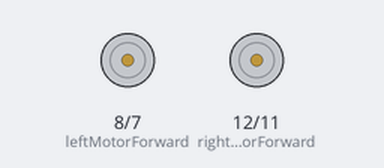
A sketch run on a simulated Arduino Uno, built with avr-gcc and run on an emulated ATmega328P. Parts: motor-driver pin pairs drawn as motors (green arrow = first pin HIGH = forward, orange = second pin HIGH = backward, longer = more drive).

Above: at 0.1 s.
At 8.9 s:
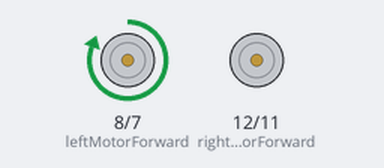
At 16.1 s:
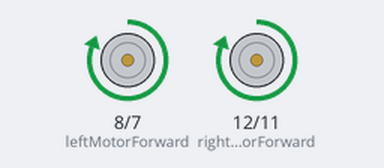
At 36.7 s:
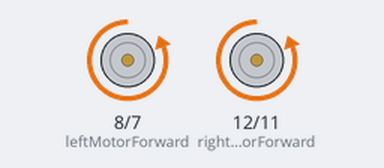
Timing chart, 0 to 40.0 s (numbered marks = the images above):
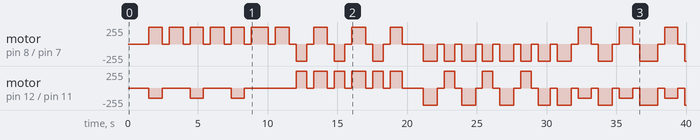

The sketch:

io.ino.ino
```cpp
const int leftMotorReverse = 7; //Red
const int leftMotorForward = 8; //Yellow
const int leftMotorEnable = 9; //Blue
const int rightMotorReverse = 11; //Red
const int rightMotorForward = 12; //Yellow
const int rightMotorEnable = 10; //Blue


volatile int leftPulseCounter = 0;
volatile int rightPulseCounter = 0;


void interruptLeftMotor()
{
  Serial.println("left pulse count: " );
  Serial.println(leftPulseCounter);
  leftPulseCounter++;
}

void interruptRightMotor()
{
  Serial.println("right pulse count: " );
  Serial.println(rightPulseCounter);
  rightPulseCounter++;
}
void enableMotors()
{
  //Enable Motors
  digitalWrite(leftMotorEnable, HIGH);
  digitalWrite(rightMotorEnable, HIGH);
}

void disableMotors()
{
  //Disable Motors
  digitalWrite(leftMotorEnable, LOW);
  digitalWrite(rightMotorEnable, LOW);
}
void forwardsMotion()
{
  //Enable Forward
  digitalWrite(leftMotorForward,HIGH );
  digitalWrite(rightMotorForward, HIGH);
}

void backwardsMotion()
{
  //Enable Backwards
  digitalWrite(leftMotorReverse, HIGH);
  digitalWrite(rightMotorReverse, HIGH);
}
void hardStop()
{
  digitalWrite(leftMotorReverse, HIGH);
  digitalWrite(rightMotorReverse, HIGH);
  digitalWrite(leftMotorForward, HIGH);
  digitalWrite(rightMotorForward, HIGH);

  digitalWrite(leftMotorReverse, LOW);
  digitalWrite(rightMotorReverse, LOW);
  digitalWrite(leftMotorForward, LOW);
  digitalWrite(rightMotorForward, LOW);
}
void leftTurn()
{
  analogWrite(rightMotorForward, 155);
  analogWrite(leftMotorReverse, 155);
  delay(750);
  digitalWrite(rightMotorForward, LOW);
  digitalWrite(leftMotorReverse, LOW);

}
void rightTurn()
{
  analogWrite(rightMotorReverse, 155);
  analogWrite(leftMotorForward, 155);
  delay(950);
  digitalWrite(leftMotorForward, LOW);
  digitalWrite(rightMotorReverse, LOW);
}


void leftSquare()
{
  for(int i = 1; i<= 3 ; i++)
  {
    forwardsMotion();
    delay(1000);
    hardStop();
    delay(500);
    leftTurn();
    hardStop();
    delay(500);
  }
  forwardsMotion();
  delay(860);
  hardStop();
  delay(500);
}

void backwardsLeftSquare()
{
  for(int i = 1; i<= 3 ; i++)
  {
    backwardsMotion();
    delay(1000);
    hardStop();
    delay(500);
    leftTurn();
    hardStop();
    delay(500);
  }
  backwardsMotion();
  delay(860);
  hardStop();
  delay(500);
}

void backwardsRightSquare()
{
  for(int i = 1; i<= 2 ; i++)
  {
    backwardsMotion();
    delay(1000);
    hardStop();
    delay(500);
    rightTurn();
    hardStop();
    delay(500);
  }
  backwardsMotion();
  delay(1300);
  hardStop();
  delay(500);
  rightTurn();
  hardStop();
  delay(500);
  backwardsMotion();
  delay(1150);
  hardStop();
  delay(500);

}


void rightSquare()
{
  for(int i = 1; i<= 3 ; i++)
  {
    forwardsMotion();
    delay(1000);
    hardStop();
    delay(500);
    rightTurn();
    hardStop();
    delay(500);
  }
  forwardsMotion();
  delay(1200);
  hardStop();
  delay(500);

}

void setup()
{
  enableMotors();
  Serial.begin(115200);
}

void loop()
{
  rightSquare();
  leftSquare();
  delay(1000);
  backwardsLeftSquare();
  backwardsRightSquare();
  while(true);

}
```

Measured:
- by itself, motor on pin 8 (leftMotorForward) / pin 7 (leftMotorReverse): stopped → forward 255/255 at 1.5 s, → stopped 0.95 s later, → forward 255/255 0.50 s later, → stopped 1.0 s later, … (53 changes in this stretch)
- by itself, motor on pin 12 (rightMotorForward) / pin 11 (rightMotorReverse): stopped → backward 155/255 at 1.5 s, → stopped 0.95 s later, → backward 155/255 2.0 s later, → stopped 0.95 s later, … (45 changes in this stretch)
